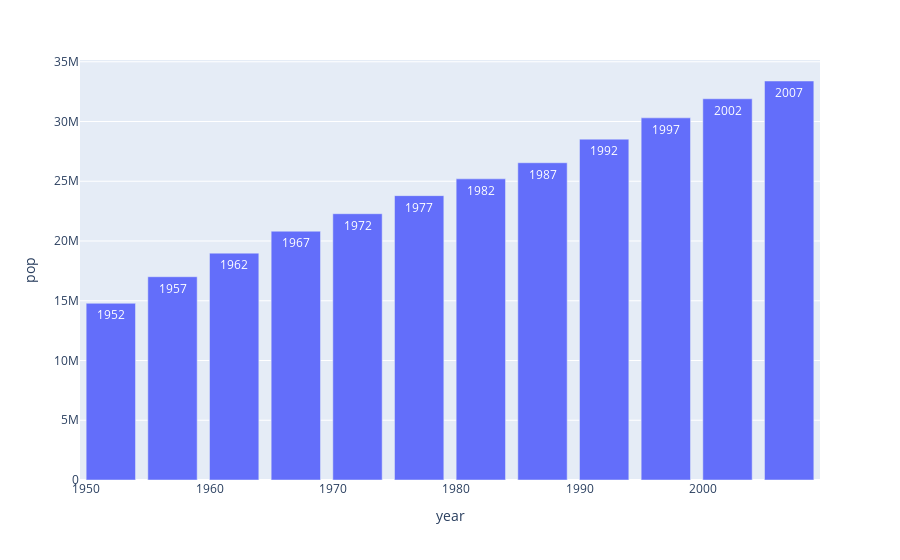

Notebook cell for this chart:
### Code cell
px.bar(data_canada , x="year" ,y="pop",text="year")

### Figure 1 — Plotly figure (JSON) as saved in the notebook; plotly's stock layout.template omitted (floating-point values rounded to 4 significant figures)
{"data": [{"alignmentgroup": "True", "hovertemplate": "year=%{text}<br>pop=%{y}<extra></extra>", "legendgroup": "", "marker": {"color": "#636efa", "pattern": {"shape": ""}}, "name": "", "offsetgroup": "", "orientation": "v", "showlegend": false, "text": [1952, 1957, 1962, 1967, 1972, 1977, 1982, 1987, 1992, 1997, 2002, 2007], "textposition": "auto", "type": "bar", "x": [1952, 1957, 1962, 1967, 1972, 1977, 1982, 1987, 1992, 1997, 2002, 2007], "xaxis": "x", "y": [14785584, 17010154, 18985849, 20819767, 22284500, 23796400, 25201900, 26549700, 28523502, 30305843, 31902268, 33390141], "yaxis": "y"}], "layout": {"autosize": true, "barmode": "relative", "legend": {"tracegroupgap": 0}, "margin": {"t": 60}, "xaxis": {"anchor": "y", "autorange": true, "domain": [0, 1], "range": [1950.0, 2010.0], "title": {"text": "year"}, "type": "linear"}, "yaxis": {"anchor": "x", "autorange": true, "domain": [0, 1], "range": [0, 35150000.0], "title": {"text": "pop"}, "type": "linear"}}}
